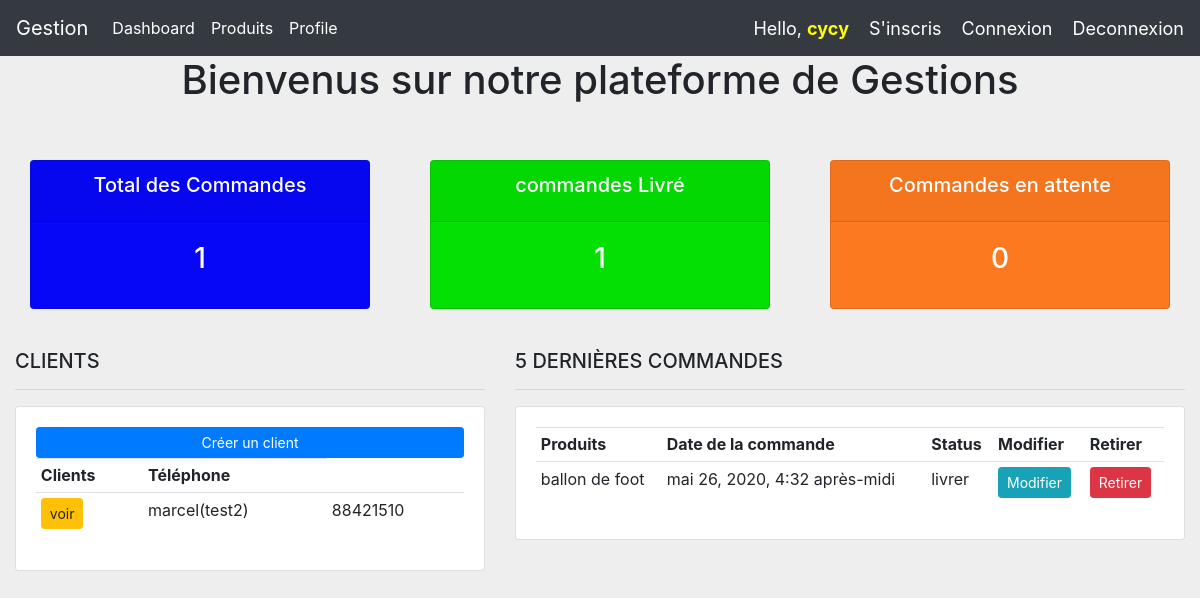
Screenshot of / (signed in) with the database file from the repository.
### compte/models.py (models this page shows, shortened)
class Client(models.Model):
    user      = models.OneToOneField(User, null=True, blank="True", on_delete=models.CASCADE)
    nom       = models.CharField(max_length=200)
    telephone = models.CharField(max_length=200)
    email     = models.EmailField(max_length=200)
    date_add  = models.DateTimeField(auto_now_add=True)
    myprofile = models.ImageField(default="profil.png", null=True, blank=True)

class Commande(models.Model):
    Status =(
       ( 'en attente' , 'en attente'),
       ( 'livrer','livrer'),
       ( 'commande total' ,'commande total'),
    )
    client   = models.ForeignKey(Client, on_delete = models.CASCADE)
    produit  = models.ForeignKey(Produit, on_delete = models.CASCADE)
    status   = models.CharField(max_length=200, null=True, choices = Status)
    date_add = models.DateTimeField(auto_now_add=True)
    nombre_produit = models.FloatField(null =True)
    prix = models.FloatField(null =True)

class Produit(models.Model):
    CATEGORIE =(
       ( 'interieur' , 'interieur'),
       ( 'exterieur' , 'exterieur'),
    )
    nom = models.CharField(max_length=200)
    prix = models.FloatField(null =True)
    description = models.CharField(max_length=200)
    categorie = models.CharField(max_length=200,choices=CATEGORIE)
    tags      = models.ManyToManyField(Tag,related_name="tag")
    date_add  = models.DateTimeField(auto_now_add=True)
    def __str__(self):
        return self.nom

### compte/decorators.py (the view)
    def fonction_dev(request, *args, **kwargs):
        group = None
        if request.user.groups.exists():
            group = request.user.groups.all()[0].name
        if group == 'client':
            return redirect("user")
        if group == "admin":
            return view_func(request, *args, **kwargs)

### compte/views.py (called while the page is built)
@login_required(login_url = 'login')
@admin_enligne
def home(request):
    commande         = Commande.objects.all()
    client           = Client.objects.all()
    total_client     = client.count()
    total_commande   = commande.count()
    attente          = commande.filter(status='en attente').count()
    livrer           = commande.filter(status='livrer').count()
    datas = {
        'commande':commande,
        'client':client,
        'attente':attente,
        'total_commande':total_commande,
        'livrer': livrer,
        'total_client':total_client,
    }
    return render(request,'compte/dashboard.html',datas)

### templates/compte/dashboard.html (shortened to what this page needs)
{% extends 'compte/base.html'%}
{% block content%}
<div>
    <h1 class="text-center">Bienvenus sur notre plateforme de Gestions</h1>
</div>
<br><br>
{% include 'compte/status.html' %}
<br>
<div class="row">
	<div class="col-md-5">
		<h5>CLIENTS</h5>
		<hr>
		<div class="card card-body">
			<a class="btn btn-primary  btn-sm btn-block" href="">Créer un client</a>
			<table class="table table-sm">
				<tr>
					<th>Clients</th>
					<th>Téléphone</th>
				</tr>
			{%for c in client%}
				<tr>
					<td><a class="btn btn-sm btn-warning" href="{% url 'client' c.id %}">voir</a></td>
					<td>{{c.nom}}</td>
					<td>{{c.telephone}}</td>
				</tr>
			{% endfor %}
			</table>
		</div>
	</div>
	<div class="col-md-7">
		<h5>5 DERNIÈRES COMMANDES</h5>
		<hr>
		<div class="card card-body">
			<table class="table table-sm">
				<tr>
					<th>Produits</th>
					<th>Date de la commande</th>
					<th>Status</th>
					<th>Modifier</th>
					<th>Retirer</th>
				</tr>
				{% for com in commande%}
					<tr>
						<td>{{com.produit}}</td>
						<td>{{com.date_add}}</td>
						<td>{{com.status}}</td>
						<td><a class="btn btn-sm btn-info" href="{% url 'modifier_commande' com.id%}">Modifier</a></td>
						<td><a class="btn btn-sm btn-danger" href="{% url 'supprimer_commande' com.id %}">Retirer</a></td>
					</tr>
				{% endfor %}
			</table>
		</div>
	</div>
</div>
{% endblock content%}

### templates/compte/menu.html (shortened to what this page needs)
{% load static %}
    <nav class="navbar navbar-expand-lg navbar-dark bg-dark">
        <a class="navbar-brand" href="{% url 'home' %}">Gestion</a>
        <div class="collapse navbar-collapse" id="navbarSupportedContent">
          <ul class="navbar-nav mr-auto">
            <li class="nav-item active">
              <a class="nav-link" href="{% url 'home'%}">Dashboard</a>
            </li>
            <li class="nav-item active">
              <a class="nav-link" href="{% url 'produit'%}">Produits</a>
            </li>
            <li class="nav-item active">
              <a class="nav-link" href="{% url 'profile'%}">Profile</a>
            </li>
        </div>
        <span class="mgs-hello">Hello, <strong class="user">{{request.user}}</strong></span>
        <span  class="hello"><a href="{% url 'register_client' %}"> S'inscris</a></span>
        <span  class="hello"><a href="{% url 'login_client' %}"> Connexion</a></span>
        <span  class="hello"><a href="{% url 'login_client' %}"> Deconnexion</a></span>
      </nav>

### static/style.css (style rules this page uses)
body { background-color: #eee; }

### templates/compte/menu.html (style rules this page uses)
.mgs-hello { color:#fff; font-size:18px; }
.user { color:yellow; }
.hello a { text-decoration: none; color:#fff; margin-left:20px; font-size:18px; }

### rows the page displays
Client: nom "marcel(test2)", telephone "88421510"
Commande: produit "ballon de foot", date_add "mai 26, 2020, 4:32 après-midi", status "livrer"

### other values shown
{{ request.user }} "cycy"
{{ total_commande }} "1"
{{ livrer }} "1"
{{ attente }} "0"
